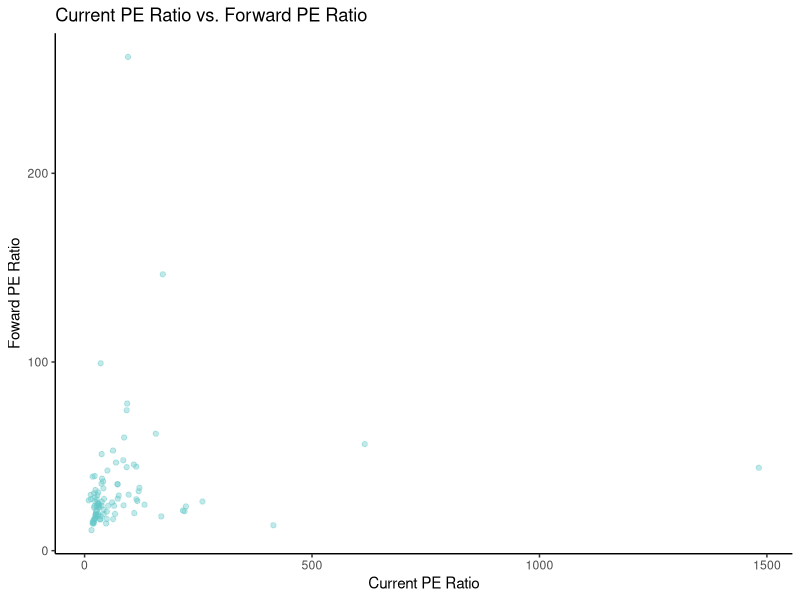
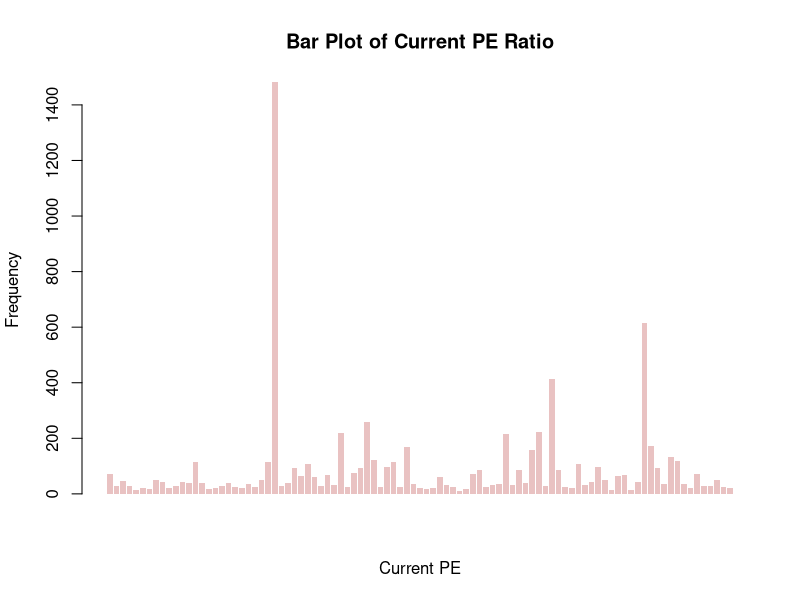
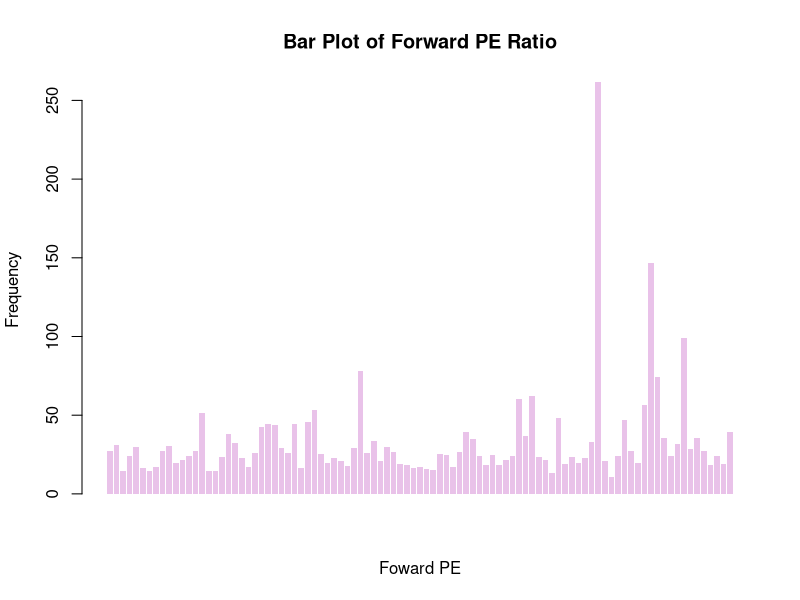
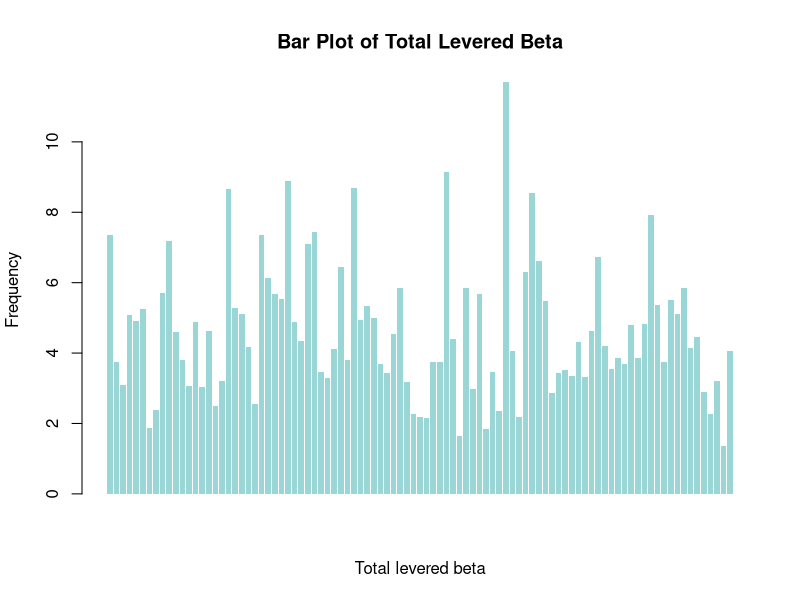
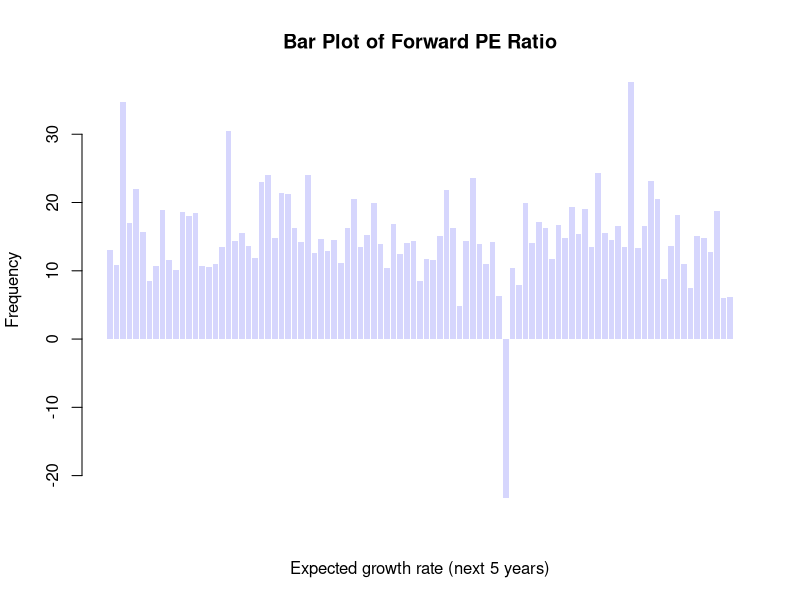
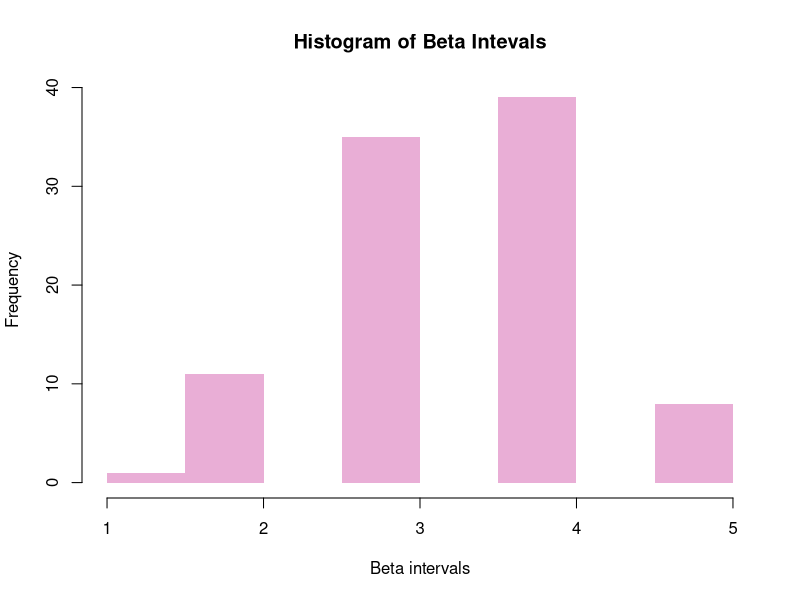
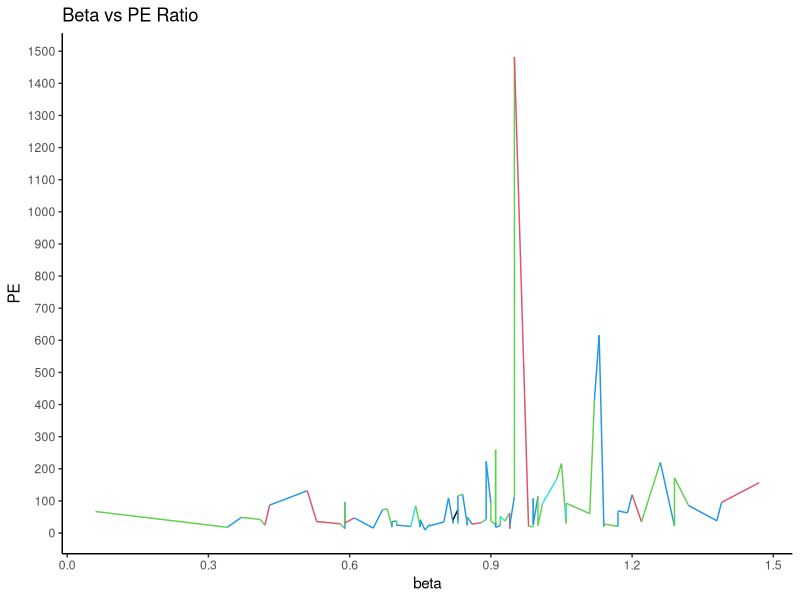
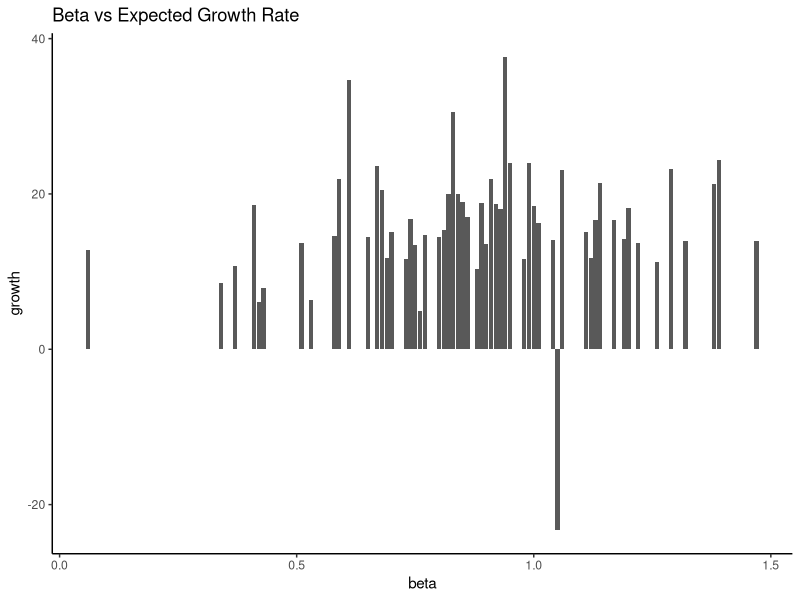

Source code (R) for these figures, in order:
# author: Christian Alarcio, Ellen Chan, Anais Sidhu, Ruomeng (Michelle) Yang
# title: Methods & Analysis of Data

# Set working directory
setwd("~/Documents/UC\ Berkeley\ 2015-2016/Statistics\ 133/projects/final/")

# Set up ggplot2
library(ggplot2)
dev.off()

# Set up readr
library(readr)

# Set up scatterplot3d
library(scatterplot3d)

# Set up stringr
library(stringr)

# Read data files
clean_data <- read.csv("clean_data/clean_data.csv", header = TRUE,
                       stringsAsFactors = FALSE)
industries_only <- read.csv("clean_data/industries_only.csv", header = TRUE,
                            stringsAsFactors = FALSE)

#### ELLEN ####
# Scatter plot of Current PE to Forward PE
ggplot(clean_data, aes(x = Current.PE, y = Forward.PE)) +
    geom_point(color = rgb(100, 200, 200, 100, maxColorValue = 255)) + 
    ggtitle("Current PE Ratio vs. Forward PE Ratio") + xlab("Current PE Ratio") +
    ylab("Foward PE Ratio") + theme_classic()

# Bar plot of Current PE, Forward PE, Total Levered Beta, and Expected
# Growth in the Next 5 Years
barplot(clean_data$Current.PE, border = NA, xlab = "Current PE", ylab = "Frequency",
        col = rgb(200, 100, 100, 100, maxColorValue = 255),
        main = "Bar Plot of Current PE Ratio")
barplot(clean_data$Forward.PE, border = NA, xlab = "Foward PE", ylab = "Frequency",
        col = rgb(200, 100, 200, 100, maxColorValue = 255),
        main = "Bar Plot of Forward PE Ratio")
barplot(clean_data$Total.Levered.Beta, border = NA, xlab = "Total levered beta",
        ylab = "Frequency", col = rgb(0, 150, 150, 100, maxColorValue = 255),
        main = "Bar Plot of Total Levered Beta")
barplot(clean_data$Expected.Growth.Next.5.Years, border = NA,
        xlab = "Expected growth rate (next 5 years)", ylab = "Frequency",
        col = rgb(150, 150, 250, 100, maxColorValue = 255),
        main = "Bar Plot of Forward PE Ratio")

# Analyze which industries are in the highest and lowest beta interval
beta_intervals <- seq(from = 0, to = 1.5, by = 0.3)
interval_fun <- function(beta) {
    for (i in 1:5) {
        if (beta_intervals[i] < beta & beta < beta_intervals[i + 1]) {
            return (i)
        }
    }
}
beta_interval <- unlist(lapply(clean_data$Average.Unlevered.Beta,
                               FUN = interval_fun))
as.vector(clean_data$Industry[unlist(beta_interval) == 5])
as.vector(clean_data$Industry[unlist(beta_interval) == 1])

# Make a histogram of the beta intervals created above
dfbeta_interval <- data.frame(table(unlist(beta_interval)))
names(dfbeta_interval) <- c("Interval", "Frequency")
hist(beta_interval, main = "Histogram of Beta Intevals",
     xlab = "Beta intervals", col = rgb(200, 50, 150, 100, maxColorValue = 255),
     border = NA) 

# Plot of Beta versus PE Ratio by given beta intervals
dat1 <- data.frame(PE = industries_only$Current.PE,
                   beta = industries_only$Average.Unlevered.Beta)
ggplot(dat1, aes(x = beta, y = PE)) +
    geom_line(stat = "identity", color = beta_interval) + 
    ggtitle("Beta vs PE Ratio") + theme_classic() + 
    scale_x_continuous(breaks = beta_intervals) + 
    scale_y_continuous(breaks = seq(from = 0, to = 1500, by = 100)) 
summary(industries_only$Current.PE)

# Bar plot of Beta versus Expected Growth Rate in the Next 5 Years
dat2 <- data.frame(beta = clean_data$Average.Unlevered.Beta,
                   growth = clean_data$Expected.Growth.Next.5.Years)
ggplot(dat2, aes(x = beta, y = growth)) +
    geom_bar(position = "identity", stat = "identity") + 
    ggtitle("Beta vs Expected Growth Rate") +
    theme_classic()

#### MICHELLE ####
# Density curve of Current PE and of Expected Growth in the Next 5 Years
plot(density(clean_data$Current.PE), main = "Density Plot of Current PE")
plot(density(clean_data$Expected.Growth.Next.5.Years),
     main = "Density Plot of Expected Growth in the Next 5 Years")

# Scatter plot of Current PE to Expected Growth in the Next 5 Years
plot(clean_data$Current.PE, clean_data$Expected.Growth.Next.5.Years,
     col = rgb(50, 200, 200, 100, maxColorValue = 255), pch = 16,
     bg = rgb(200, 200, 200, maxColorValue = 255),
     main = "Bar Plot of Forward PE Ratio")

# Make a linear regression of Current PE to Expected Growth in the Next 5 Years
fit1 <- lm(Expected.Growth.Next.5.Years ~ Current.PE, data = clean_data)
abline(fit1, col = rgb(50, 200, 200, maxColorValue = 255))
summary(fit1)

# Remove outliers and find the linear regression of Current PE to Expected
# Growth in the Next 5 Years
sorted_pe <- unlist(sort(clean_data$Current.PE,
                         decreasing = TRUE))
indices <- unlist(sort(clean_data$Current.PE,
                       decreasing = TRUE,
                       index.return = TRUE)[[2]])
sorted_growth <- clean_data$Expected.Growth.Next.5.Years[indices]
sorted_pe_growth <- data.frame(pe = sorted_pe, growth = sorted_growth)
dat3 <- subset(sorted_pe_growth, sorted_pe < 300)
plot(dat3$pe, dat3$growth, main = "Current PE Ratio vs. Expected Growth",
     xlab = "Current PE ratio", ylab = "Expected growth (next 5 years)",
     col = rgb(200, 50, 200, 100, maxColorValue = 255), pch = 16)
fit2 <- lm(growth ~ pe, data = dat3)
abline(fit2, col = rgb(200, 50, 200, maxColorValue = 255))
summary(fit2)

# Account for beta when sorting PE ratios and growth by taking the PE ratios
# and growths of industries with lower beta
sorted_beta <- unlist(sort(clean_data$Average.Unlevered.Beta,
                          index.return = TRUE)[[2]])
beta_pe <- clean_data$Current.PE[sorted_beta]
beta_growth <- clean_data$Expected.Growth.Next.5.Years[sorted_beta]
end <- length(beta_pe)
cutoff <- round(end/2)
beta1 <- data.frame(pe = beta_pe[1:cutoff], growth = beta_growth[1:cutoff])
plot(beta1$pe, beta1$growth, main = paste("Current PE Ratio vs. Expected Growth",
                                          "For Industries with Lower Beta"),
     xlab = "Current PE ratio", ylab = "Expected growth (next 5 years)",
     col = rgb(50, 50, 200, 100, maxColorValue = 255), pch = 16)
fit3 <- lm(growth ~ pe, data = beta1)
abline(fit3, col = rgb(50, 50, 200, maxColorValue = 255))
summary(fit3)

# Industries with lower beta
print("Industries with lower beta:")
print(clean_data$Industry[sorted_beta][1:cutoff])

# Account for beta when sorting PE ratios and growth by taking the PE ratios
# and growths of industries with higher beta
beta2 <- data.frame(pe = beta_pe[(cutoff+1):end],
                    growth = beta_growth[(cutoff+1):end])
plot(beta2$pe, beta2$growth, main = paste("Current PE Ratio vs. Expected Growth",
                                          "For Industries with Higher Beta"),
     xlab = "Current PE ratio", ylab = "Expected growth (next 5 years)",
     col = rgb(200, 50, 50, 100, maxColorValue = 255), pch = 16)
fit4 <- lm(growth ~ pe, data = beta2)
abline(fit4, col = rgb(200, 50, 50, maxColorValue = 255))
summary(fit4)

# Industries with higher beta
print("Industries with higher beta:")
print(clean_data$Industry[sorted_beta][(cutoff+1):end])

# Graph Current PE to Expected Growth in the Next 5 Years
ggplot(data = clean_data, aes(x = Current.PE,
                              y = Expected.Growth.Next.5.Years)) +
    geom_line(color = "#548edf") + xlab("Current PE") +
    ylab("Expected Growth in the Next 5 Years") +
    ggtitle("Plot of Current PE to Expected Growth") +
    theme_classic()

# Make a histogram of Current PE to Expected Growth for industries with
# growth, g, fulfilling g < 300
ggplot(dat3, aes(x = pe, y = growth)) + geom_line(color = "#ebcefb") +
    geom_bar(position = "identity", stat = "identity", color = "#000000") +
    ggtitle("Beta vs Expected Growth Rate") +
    theme_classic()

# Make a histogram of Current PE to Expected Growth for industries with
# growth, g, fulfilling 100 <= g < 200
dat4 <- subset(sorted_pe_growth, sorted_pe >= 100 & sorted_pe < 200)
ggplot(dat4, aes(x = pe, y = growth)) + geom_line(color = "#ebcefb") +
    geom_bar(position = "identity", stat = "identity", color = "#000000") +
    ggtitle("Beta vs Expected Growth Rate") +
    theme_classic()

# Make a histogram of Current PE to Expected Growth for industries
# with growth, g, fulfilling g < 100
dat5 <- subset(sorted_pe_growth, sorted_pe < 100)
ggplot(dat5, aes(x = pe, y = growth)) + geom_line(color = "#ebcefb") +
    geom_bar(position = "identity", stat = "identity",
             color = "#000000") +
    ggtitle("Beta vs Expected Growth Rate") + theme_classic()

# Make bubble plots of Current PE and Expected Growth in the
# Next 5 Years for different industries
symbols(industries_only$Current.PE,
        industries_only$Expected.Growth.Next.5.Years,
        circles = industries_only$Number.of.Firms,
        inches = 0.35, fg="white", bg="#facccc8d",
        xlab="Current PE", ylab="Expected Growth in 5 Years",
        main = "Current PE vs Expected Growth in the Next 5 Years")
text(industries_only$Current.PE, industries_only$Expected.Growth.Next.5.Years, 
     labels = industries_only$Number.of.Firms, cex = 0.2)

# Make bubble plots of Current PE and Expected Growth in the
# Next 5 Years for different industries accounting for outliers
industry_pe <- unlist(sort(industries_only$Current.PE, decreasing = TRUE))
industry_indices <- unlist(sort(industries_only$Current.PE, decreasing = TRUE,
                       index.return = TRUE)[[2]])
industry_growth <- industries_only$
    Expected.Growth.Next.5.Years[industry_indices]
industry_num_firms <- industries_only$Number.of.Firms[industry_indices]
industry_pe_growth <- data.frame(pe = industry_pe, growth = industry_growth,
                                 num_firms = industry_num_firms)
dat6 <- subset(industry_pe_growth, industry_pe < 150)
symbols(dat6$pe, dat6$growth, circles = dat6$num_firms,
        inches=0.35, fg="white", bg="#facccc8d",
        xlab="Current PE", ylab="Expected Growth in 5 Years",
        main = paste("Current PE Less Than 150 vs",
                     "Expected Growth in the Next 5 Years"))
text(dat6$pe, dat6$growth, labels = dat6$num_firms, cex = 0.3)

#### ANAIS ####
# Graph the scatterplot of unlevered beta's impact on expected growth
# when accounting for their regression
reg1 <- lm(Expected.Growth.Next.5.Years ~ Average.Unlevered.Beta,
               data = clean_data)
summary(reg1)
ggplot(clean_data, aes(x = Average.Unlevered.Beta,
                       y = Expected.Growth.Next.5.Years)) +
    geom_point() + xlab("Average Unlevered Beta") +
    ylab("Expected Growth (%)") +
    geom_abline(aes(slope = unname(coef(reg1)["Average.Unlevered.Beta"]),
                    intercept = unname(coef(reg1)["(Intercept)"])),
                color = rgb(223, 84, 84, maxColorValue = 255)) +
    ggtitle("Average Unlevered Beta's Impact on Expected Growth") +
    theme_classic()

# Find the multivariate regression of expected growth to unlevered beta
# and current PE ratio
reg2 <- lm(Expected.Growth.Next.5.Years ~ Average.Unlevered.Beta +
               Current.PE, data = clean_data)
summary(reg2)

# Graph the scatterplot of unlevered beta's impact on expected growth
ggplot(clean_data, aes(x = Average.Unlevered.Beta,
                       y = Expected.Growth.Next.5.Years)) +
    geom_point() + xlab("Average Unlevered Beta") + ylab("Expected Growth (%)") +
    ggtitle("Scatterplot of Average Unlevered Beta vs Expected Growth") +
    theme_classic()

# Graph the scatterplot of PEG ratio's impact on expected growth after
# finding the multivariate regression of expected growth in the next 5
# years to average unlevered beta, the current PE ratio, and the PEG Ratio.
# The graph only concerns the regression of expected growth to beta.
reg3 <- lm(Expected.Growth.Next.5.Years ~ Average.Unlevered.Beta +
               Current.PE + PEG.Ratio, data = clean_data)
summary(reg3)
ggplot(clean_data, aes(x = Current.PE,
                       y = Expected.Growth.Next.5.Years)) +
    geom_point() + xlab("Current PE Ratio") + ylab("Expected Growth (%)") +
    geom_abline(aes(slope = unname(coef(reg3)["Average.Unlevered.Beta"]),
                    intercept = unname(coef(reg3)["(Intercept)"])),
                color = rgb(223, 84, 84, maxColorValue = 255)) +
    ggtitle("Current PE Ratio's Impact on Expected Growth") +
    theme_classic()

# Graph the scatterplot of PEG ratio's impact on expected growth and the
# regression line of expected growth to PEG ratio and the regression line
# of the multivariate regression found in reg3
reg4 <- lm(Expected.Growth.Next.5.Years ~ PEG.Ratio, data = clean_data)
summary(reg4)
ggplot(clean_data, aes(x = PEG.Ratio,
                       y = Expected.Growth.Next.5.Years)) +
    geom_point(color = rgb(223, 84, 84, 100, maxColorValue = 255)) +
    xlab("PEG Ratio") + ylab("Expected Growth (%)") +
    geom_abline(aes(slope = unname(coef(reg3)["PEG.Ratio"]),
                    intercept = unname(coef(reg3)["(Intercept)"])),
                color = rgb(84, 233, 233, maxColorValue = 255)) +
    geom_abline(aes(slope = unname(coef(reg4)["PEG.Ratio"]),
                    intercept = unname(coef(reg4)["(Intercept)"])),
                color = rgb(223, 84, 84, maxColorValue = 255)) +
    ggtitle("PEG Ratio's Impact on Expected Growth") +
    theme_classic()

#### CHRISTIAN ####
plot(clean_data$Trailing.PE, clean_data$Forward.PE,
     xlab = "Trailing PE", ylab = "Forward PE",
     main = "Correlation Between Trailing PE and Forward PE",
     col = 'blue')

plot(clean_data$Forward.PE, clean_data$Trailing.PE,
     xlab = "Forward PE", ylab = "Trailing PE",
     main = "Correlation Between Trailing PE and Forward PE",
     col = 'dark green')

plot(clean_data$Average.Unlevered.Beta, clean_data$PEG.Ratio,
     xlab = "Average Unlevered Beta", ylab = "PE Ratio",
     main = "Correlation Between Beta and PE Ratio",
     col = 'red')

plot(clean_data$PEG.Ratio, clean_data$Average.Unlevered.Beta,
     xlab = "PE Ratio", ylab = "Average Unlevered Beta",
     main = "Correlation Between PE Ratio and Beta",
     col = 'dark red')

plot(clean_data$Trailing.PE, clean_data$Expected.Growth.Next.5.Years,
     xlab = "Trailing PE", ylab = "Expected Growth in the Next 5 Years",
     main = paste("Correlation Between Traling PE and Expected",
                  "Growth in the Next 5 Years"), col = 'purple')

plot(clean_data$Expected.Growth.Next.5.Years, clean_data$Trailing.PE,
     xlab = "Expected Growth in the Next 5 Years", ylab = "Trailing PE",
     main = paste("Correlation Between Expected Growth in the",
                  "Next 5 Years and Trailing PE"), col = 'navy blue')

# Make 3D scatterplot of Expected Growth in the Next 5 Years, PEG Ratio,
# and Average Unlevered Beta, then examine the graph from multiple angles
scatterplot3d(x = clean_data$Expected.Growth.Next.5.Years,
              y = clean_data$PEG.Ratio,
              z = clean_data$Average.Unlevered.Beta,
              angle = 30, scale.y = .3, pch = 16,
              xlab = "Expected Growth in Next 5 Years",
              ylab = "PEG Ratio", zlab = "Beta",
              color = rgb(83, 223, 223, 100, maxColorValue = 255),
              main = "3D Scatterplot of Expected Growth, PEG Ratio, and Beta")

scatterplot3d(x = clean_data$Expected.Growth.Next.5.Years,
              y = clean_data$PEG.Ratio,
              z = clean_data$Average.Unlevered.Beta,
              angle = 300, scale.y = .3, pch = 16,
              xlab = "Expected Growth in Next 5 Years",
              ylab = "PEG Ratio", zlab = "Beta",
              color = rgb(83, 223, 223, 100, maxColorValue = 255),
              main = "3D Scatterplot of Expected Growth, PEG Ratio, and Beta")

scatterplot3d(x = clean_data$Expected.Growth.Next.5.Years,
              y = clean_data$Average.Unlevered.Beta,
              z = clean_data$PEG.Ratio,
              angle = 100, scale.y = .3, pch = 16,
              xlab = "Expected Growth in Next 5 Years",
              ylab = "Beta", zlab = "PEG Ratio",
              color = rgb(83, 223, 223, 100, maxColorValue = 255),
              main = "3D Scatterplot of Expected Growth, PEG Ratio, and Beta")

# Make 3D scatterplot of Expected Growth in the Next 5 Years, Current PE,
# and Average Unlevered Beta, then examine the graph from multiple angles
scatterplot3d(x = clean_data$Expected.Growth.Next.5.Years,
              clean_data$Current.PE, z = clean_data$Average.Unlevered.Beta,
              angle = 30, scale.y = .3, pch = 16,
              xlab = "Expected Growth in Next 5 Years",
              ylab = "Current PE Ratio", zlab = "Beta",
              color = rgb(83, 223, 223, 100, maxColorValue = 255),
              main = "3D Scatterplot of Expected Growth, PE Ratio, and Beta")

scatterplot3d(x = clean_data$Expected.Growth.Next.5.Years,
              clean_data$Current.PE, z = clean_data$Average.Unlevered.Beta,
              angle = 300, scale.y = .3, pch = 16,
              xlab = "Expected Growth in Next 5 Years",
              ylab = "Current PE Ratio", zlab = "Beta",
              color = rgb(83, 223, 223, 100, maxColorValue = 255),
              main = "3D Scatterplot of Expected Growth, PE Ratio, and Beta")

scatterplot3d(x = clean_data$Expected.Growth.Next.5.Years,
              clean_data$Current.PE, z = clean_data$Average.Unlevered.Beta,
              angle = 200, scale.y = .3, pch = 16,
              xlab = "Expected Growth in Next 5 Years",
              ylab = "Current PE Ratio", zlab = "Beta",
              color = rgb(83, 223, 223, 100, maxColorValue = 255),
              main = "3D Scatterplot of Expected Growth, PE Ratio, and Beta")
